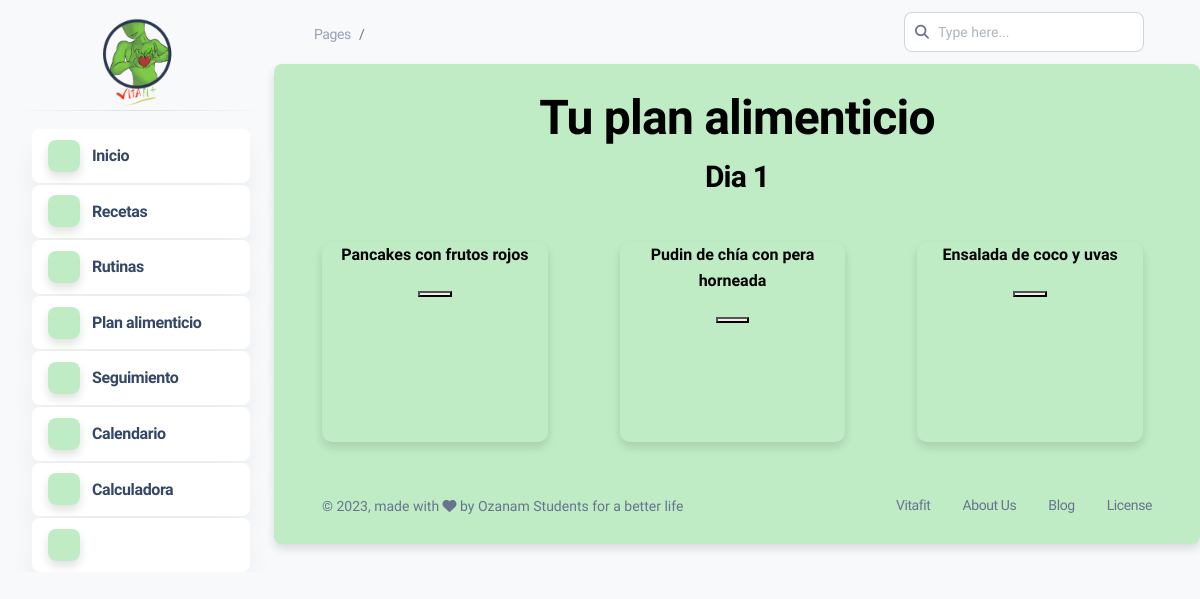
The app's page /dashboard.php?mod=palimenticio_pro with its own data.
### tables this page shows
CREATE TABLE `receta` (
  `id_receta` int(1) NOT NULL,
  `nombre` varchar(50) NOT NULL,
  `descripcion` varchar(15000) NOT NULL,
  `video` blob NOT NULL,
  `ingredientes` varchar(1000) NOT NULL,
  `imagen` mediumblob NOT NULL
);

### modulos/plan/palimenticio_pro.php (the view, shortened to what this page needs)
<center>
<h1>Tu plan alimenticio</h1>
<?php
        $documento=$_SESSION['documento'];
        $consulta = mysqli_query($conexion,"SELECT * FROM plan_alimenticio WHERE numero_identificacion LIKE '%$documento%';") or die ($conexion."Error en la consulta");
        if($fila=mysqli_fetch_array($consulta)){
          $numero_plan=$fila['id_plan'];
          $consulta_lista = mysqli_query($conexion,"SELECT * FROM lista_plan WHERE id_plan = '$numero_plan' AND completada = '1' AND dia_consumo = '1';") or die ($conexion."Error en la consulta");
          $cantidad = mysqli_num_rows($consulta_lista);
          if($cantidad > 0){
            ?>
            <h3><?php echo "Dia 1";?></h3>
            <div class="row">
            <?php
            while($fila=mysqli_fetch_array($consulta_lista)){
                $receta=$fila['id_receta'];
                $consulta=mysqli_query($conexion,"SELECT * FROM receta WHERE id_receta = '$receta';") or die ($conexion."Error en la consulta");
                while($fila=mysqli_fetch_array($consulta)){
                  ?>
                  <br>
                  <br><br>
                  <div class="receta col-md-3 col-lg-3 col-sm-3 col-xs-3 shadow-md">
                  <div class="nombre_receta">
                    <h6><?php echo $fila['nombre'];?></h6>
                  </div>
                  <form method="post"action="dashboard.php?mod=info_receta">
                  <button type="submit" class="btn_consulta col-md-2" name="btn_receta"></button>
                  </form>
                  </div>
                  <?php
                }
              }
              ?>
              </div>
              <?php
            }
        }
?>
</center>

### modulos/plan/palimenticio_pro.php (style rules this page uses)
.receta { background-color:#BFEBC5 ; height: 200px; margin: 4%; border-radius: 10px; }

### records on screen
receta: nombre "Pancakes con frutos rojos"
receta: nombre "Pudin de chía con pera horneada"
receta: nombre "Ensalada de coco y uvas"
